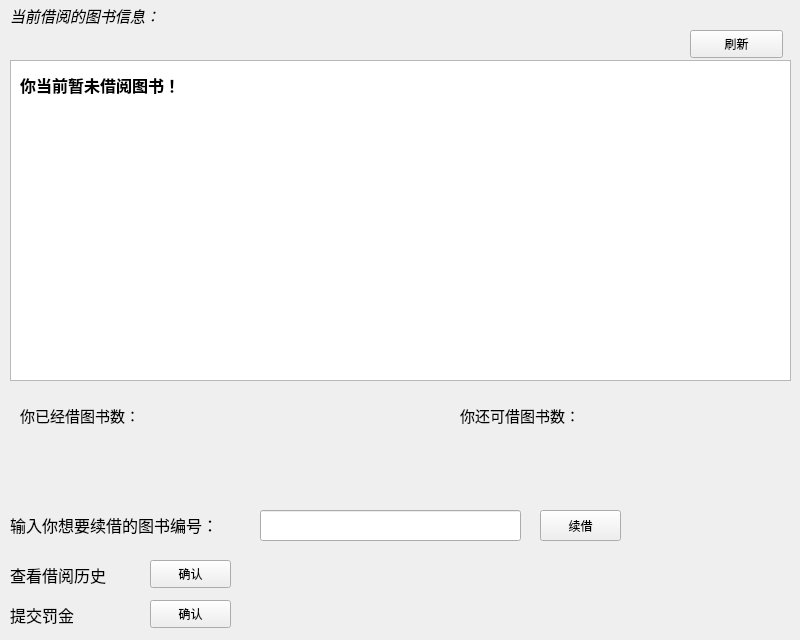
    <widget class="QWidget" name="page_2">
     <widget class="QLabel" name="label_8">
      <property name="geometry">
       <rect>
        <x>10</x>
        <y>0</y>
        <width>291</width>
        <height>31</height>
       </rect>
      </property>
      <property name="text">
       <string>&lt;html&gt;&lt;head/&gt;&lt;body&gt;&lt;p&gt;&lt;span style=&quot; font-size:11pt; font-style:italic;&quot;&gt;当前借阅的图书信息：&lt;/span&gt;&lt;/p&gt;&lt;/body&gt;&lt;/html&gt;</string>
      </property>
     </widget>
     <widget class="QTableWidget" name="tableWidget_2">
      <property name="geometry">
       <rect>
        <x>10</x>
        <y>60</y>
        <width>781</width>
        <height>321</height>
       </rect>
      </property>
     </widget>
     <widget class="QLabel" name="label_13">
      <property name="geometry">
       <rect>
        <x>20</x>
        <y>70</y>
        <width>281</width>
        <height>31</height>
       </rect>
      </property>
      <property name="text">
       <string>&lt;html&gt;&lt;head/&gt;&lt;body&gt;&lt;p&gt;&lt;span style=&quot; font-size:12pt; font-weight:600;&quot;&gt;你当前暂未借阅图书！&lt;/span&gt;&lt;/p&gt;&lt;/body&gt;&lt;/html&gt;</string>
      </property>
     </widget>
     <widget class="QLabel" name="label_15">
      <property name="geometry">
       <rect>
        <x>20</x>
        <y>400</y>
        <width>151</width>
        <height>31</height>
       </rect>
      </property>
      <property name="text">
       <string>&lt;html&gt;&lt;head/&gt;&lt;body&gt;&lt;p&gt;&lt;span style=&quot; font-size:11pt;&quot;&gt;你已经借图书数：&lt;/span&gt;&lt;/p&gt;&lt;/body&gt;&lt;/html&gt;</string>
      </property>
     </widget>
     <widget class="QLabel" name="label_BookCount">
      <property name="geometry">
       <rect>
        <x>160</x>
        <y>400</y>
        <width>81</width>
        <height>31</height>
       </rect>
      </property>
      <property name="text">
       <string>&lt;html&gt;&lt;head/&gt;&lt;body&gt;&lt;p&gt;&lt;br/&gt;&lt;/p&gt;&lt;/body&gt;&lt;/html&gt;</string>
      </property>
     </widget>
     <widget class="QLabel" name="label_16">
      <property name="geometry">
       <rect>
        <x>460</x>
        <y>400</y>
        <width>151</width>
        <height>31</height>
       </rect>
      </property>
      <property name="text">
       <string>&lt;html&gt;&lt;head/&gt;&lt;body&gt;&lt;p&gt;&lt;span style=&quot; font-size:11pt;&quot;&gt;你还可借图书数：&lt;/span&gt;&lt;/p&gt;&lt;/body&gt;&lt;/html&gt;</string>
      </property>
     </widget>
     <widget class="QLabel" name="label_BookCount2">
      <property name="geometry">
       <rect>
        <x>600</x>
        <y>400</y>
        <width>81</width>
        <height>31</height>
       </rect>
      </property>
      <property name="text">
       <string>&lt;html&gt;&lt;head/&gt;&lt;body&gt;&lt;p&gt;&lt;br/&gt;&lt;/p&gt;&lt;/body&gt;&lt;/html&gt;</string>
      </property>
     </widget>
     <widget class="QLabel" name="label_17">
      <property name="geometry">
       <rect>
        <x>10</x>
        <y>510</y>
        <width>241</width>
        <height>31</height>
       </rect>
      </property>
      <property name="font">
       <font>
        <pointsize>11</pointsize>
       </font>
      </property>
      <property name="text">
       <string>&lt;html&gt;&lt;head/&gt;&lt;body&gt;&lt;p&gt;&lt;span style=&quot; font-size:12pt;&quot;&gt;输入你想要续借的图书编号：&lt;/span&gt;&lt;/p&gt;&lt;/body&gt;&lt;/html&gt;</string>
      </property>
     </widget>
     <widget class="QLineEdit" name="lineEdit_4">
      <property name="geometry">
       <rect>
        <x>260</x>
        <y>510</y>
        <width>261</width>
        <height>31</height>
       </rect>
      </property>
     </widget>
     <widget class="QPushButton" name="pushButton_9">
      <property name="geometry">
       <rect>
        <x>540</x>
        <y>510</y>
        <width>81</width>
        <height>31</height>
       </rect>
      </property>
      <property name="text">
       <string>续借</string>
      </property>
     </widget>
     <widget class="QPushButton" name="pushButton_12">
      <property name="geometry">
       <rect>
        <x>150</x>
        <y>560</y>
        <width>81</width>
        <height>28</height>
       </rect>
      </property>
      <property name="text">
       <string>确认</string>
      </property>
     </widget>
     <widget class="QLabel" name="label_23">
      <property name="geometry">
       <rect>
        <x>10</x>
        <y>560</y>
        <width>151</width>
        <height>31</height>
       </rect>
      </property>
      <property name="text">
       <string>&lt;html&gt;&lt;head/&gt;&lt;body&gt;&lt;p&gt;&lt;span style=&quot; font-size:12pt;&quot;&gt;查看借阅历史&lt;/span&gt;&lt;/p&gt;&lt;/body&gt;&lt;/html&gt;</string>
      </property>
     </widget>
     <widget class="QPushButton" name="pushButton_Refresh">
      <property name="geometry">
       <rect>
        <x>690</x>
        <y>30</y>
        <width>93</width>
        <height>28</height>
       </rect>
      </property>
      <property name="text">
       <string>刷新</string>
      </property>
     </widget>
     <widget class="QLabel" name="label_12">
      <property name="geometry">
       <rect>
        <x>10</x>
        <y>600</y>
        <width>111</width>
        <height>31</height>
       </rect>
      </property>
      <property name="text">
       <string>&lt;html&gt;&lt;head/&gt;&lt;body&gt;&lt;p&gt;&lt;span style=&quot; font-size:12pt;&quot;&gt;提交罚金&lt;/span&gt;&lt;/p&gt;&lt;/body&gt;&lt;/html&gt;</string>
      </property>
     </widget>
     <widget class="QPushButton" name="pushButton_Fine">
      <property name="geometry">
       <rect>
        <x>150</x>
        <y>600</y>
        <width>81</width>
        <height>28</height>
       </rect>
      </property>
      <property name="text">
       <string>确认</string>
      </property>
     </widget>
    </widget>
